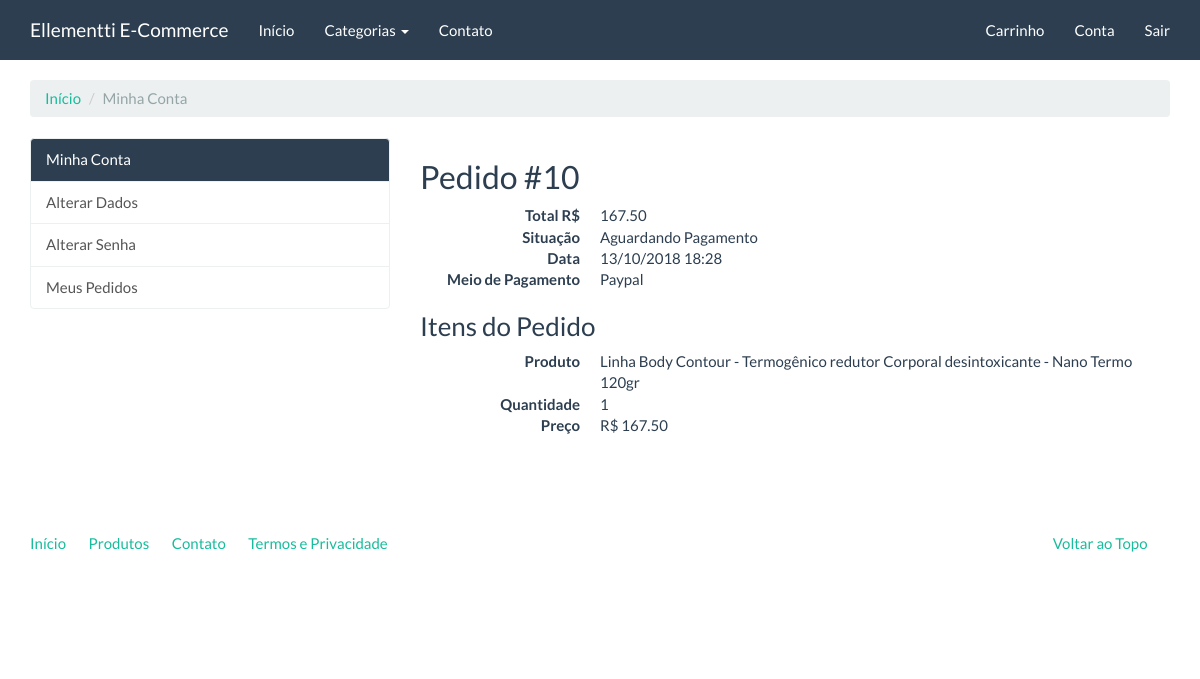
The app's page /compras/meus-pedidos/10/ (signed in), older data.
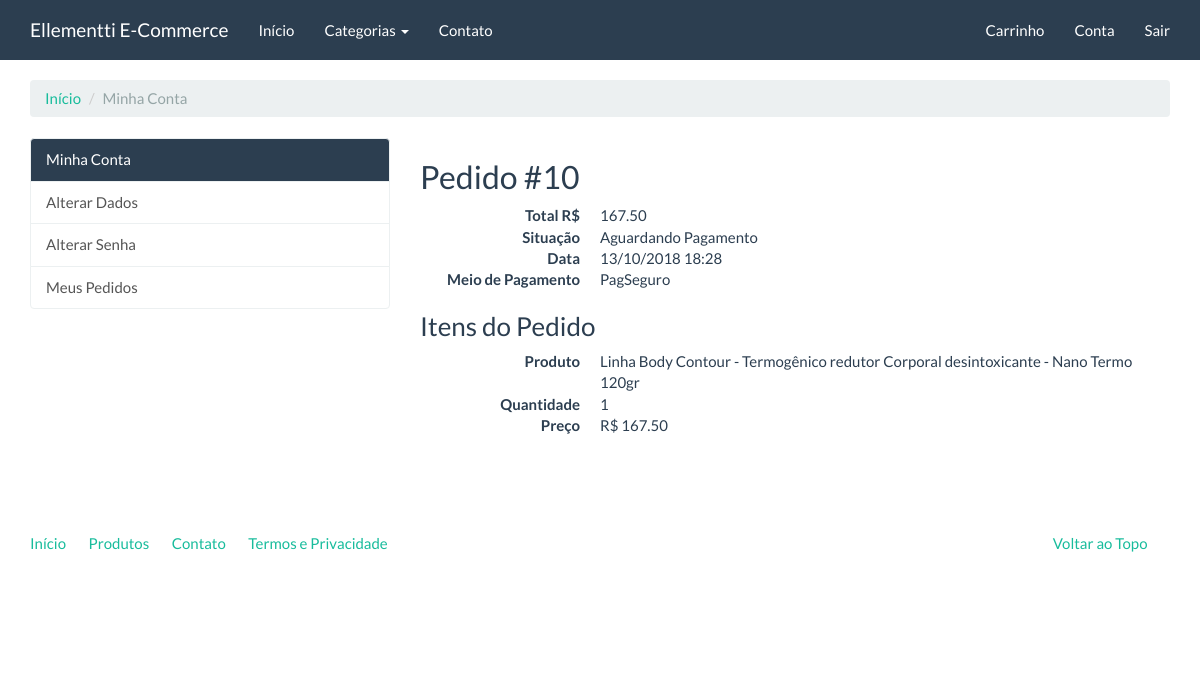
The same page, newer data.
### checkout/models.py (models this page shows, shortened)
class Order(models.Model):
    STATUS_CHOICES = (
        (0, 'Aguardando Pagamento'),
        (1, 'Concluída'),
        (2, 'Cancelada'),
    )
    PAYMENT_OPTION_CHOICES = (
        ('deposit', 'Depósito'),
        ('pagseguro', 'PagSeguro'),
        ('paypal', 'Paypal'),
    )
    user = models.ForeignKey(settings.AUTH_USER_MODEL, verbose_name='Usuário')
    status = models.IntegerField(
        'Situação', choices=STATUS_CHOICES, default=0, blank=True
    )
    payment_option = models.CharField(
        'Opção de Pagamento', choices=PAYMENT_OPTION_CHOICES, max_length=20,
        default='deposit'
    )
    created = models.DateTimeField('Criado em', auto_now_add=True)
    modified = models.DateTimeField('Modificado em', auto_now=True)
    objects = OrderManager()
    class Meta:
        verbose_name = 'Pedido'
        verbose_name_plural = 'Pedidos'
    def total(self):
        aggregate_queryset = self.items.aggregate(
            total=models.Sum(
                models.F('price') * models.F('quantity'),
                output_field=models.DecimalField()
            )
        )
        return aggregate_queryset['total']
    def pagseguro(self):
        self.payment_option = 'pagseguro'
        self.save()
        pg = PagSeguro(
            email=settings.PAGSEGURO_EMAIL, token=settings.PAGSEGURO_TOKEN,
            config={'sandbox': settings.PAGSEGURO_SANDBOX}
        )
        pg.sender = {
            'email': self.user.email
        }
        pg.reference_prefix = ''
        pg.shipping = None
        pg.reference = self.pk
        for item in self.items.all():
            pg.items.append(
                {
                    'id': item.product.pk,
                    'description': item.product.name,
                    'quantity': item.quantity,
                    'amount': '%.2f' % item.price
                }
            )
        return pg
    def paypal(self):
        self.payment_option = 'paypal'
        self.save()
        paypal_dict = {
            'upload': '1',
            'business': settings.PAYPAL_EMAIL,
            'invoice': self.pk,
            'cmd': '_cart',
            'currency_code': 'BRL',
            'charset': 'utf-8',
        }
        index = 1
        for item in self.items.all():
            paypal_dict['amount_{}'.format(index)] = '%.2f' % item.price
            paypal_dict['item_name_{}'.format(index)] = item.product.name
            paypal_dict['quantity_{}'.format(index)] = item.quantity
            index = index + 1
        return paypal_dict

class OrderItem(models.Model):
    order = models.ForeignKey(Order, verbose_name='Pedido', related_name='items')
    product = models.ForeignKey('catalog.Product', verbose_name='Produto')
    quantity = models.PositiveIntegerField('Quantidade', default=1)
    price = models.DecimalField('Preço', decimal_places=2, max_digits=8)
    class Meta:
        verbose_name = 'Item do pedido'
        verbose_name_plural = 'Itens dos pedidos'

### catalog/models.py (models this page shows, shortened)
class Product(models.Model):
    name = models.CharField('Nome', max_length=100)
    slug = models.SlugField('Identificador', max_length=100)
    category = models.ForeignKey('catalog.Category', verbose_name='Categoria', on_delete=models.CASCADE)
    description = models.TextField('Descrição', blank=True)
    price = models.DecimalField('Preço', decimal_places=2, max_digits=8)
    created = models.DateTimeField('Criado em', auto_now_add=True)
    modified = models.DateTimeField('Modificado em', auto_now=True)
    class Meta:
        verbose_name = 'Produto'
        verbose_name_plural = 'Produtos'
        ordering = ['name']
    def __str__(self):
        return self.name

### checkout/views.py (the view)
class OrderDetailView(LoginRequiredMixin, DetailView):
    template_name = 'checkout/order_detail.html'
    def get_queryset(self):
        return Order.objects.filter(user=self.request.user)

### catalog/context_processors.py (called while the page is built)
def categories(request):
    return {
        'categories': Category.objects.all()
    }

### catalog/models.py (called while the page is built)
    def __str__(self):
        return self.name

    def get_absolute_url(self):
        return reverse('catalog:category', kwargs={'slug': self.slug})

### checkout/templates/checkout/order_detail.html (shortened to what this page needs)
{% extends "accounts/index.html" %}
{% block accounts_container %}
<h2>Pedido #{{ order.pk }}</h2>
<dl class="dl-horizontal">
    <dt>Total R$</dt>
    <dd>{{ object.total|floatformat:"2" }}</dd>
    <dt>Situação</dt>
    <dd>{{ object.get_status_display }}</dd>
    <dt>Data</dt>
    <dd>{{ object.created|date:"d/m/Y H:i" }}</dd>
    <dt>Meio de Pagamento</dt>
    <dd>{{ object.get_payment_option_display }}</dd>
</dl>
<h3>Itens do Pedido</h3>
{% for item in object.items.all %}
    <dl class="dl-horizontal">
        <dt>Produto</dt>
        <dd>{{ item.product }}</dd>
        <dt>Quantidade</dt>
        <dd>{{ item.quantity }}</dd>
        <dt>Preço</dt>
        <dd>R$ {{ item.price|floatformat:"2" }}</dd>
    </dl>
{% endfor %}
{% endblock %}

### accounts/templates/accounts/index.html (shortened to what this page needs)
{% extends "base.html" %}
{% block container %}
<ol class="breadcrumb">
  <li><a href="{% url 'accounts:index' %}">Início</a></li>
  <li class="active">Minha Conta</li>
</ol>
<div class="row">
    <div class="col-md-4">
        <div class="list-group">
          <a href="{% url 'accounts:index' %}" class="list-group-item active">Minha Conta</a>
          <a href="{% url 'accounts:update_user' %}" class="list-group-item">Alterar Dados</a>
          <a href="{% url 'accounts:update_password' %}" class="list-group-item">Alterar Senha</a>
          <a href="{% url 'checkout:order_list' %}" class="list-group-item">Meus Pedidos</a>
        </div>
    </div>
    <div class="col-md-8">
        {% block accounts_container %}{% endblock %}
    </div>
</div>
{% endblock %}

### core/templates/base.html (shortened to what this page needs)
<!DOCTYPE html>
{% load static %}
<html lang="en">
<head>
	<link rel="stylesheet" href="{% static 'assets/bootstrap.min.css' %}" media="screen" />
	<link rel="stylesheet" href="{% static 'assets/custom.min.css' %}" media="screen" />
	<link rel="stylesheet" href="{% static 'assets/extra.css' %}" media="screen" />
</head>
<body>
    <div class="navbar navbar-default navbar-fixed-top">
      <div class="container">
        <div class="navbar-header">
          <a href="" class="navbar-brand">Ellementti E-Commerce</a>
        </div>
        <div class="navbar-collapse collapse" id="navbar-main">
          <ul class="nav navbar-nav">
            <li>
              <a href="{% url 'index' %}">Início</a>
            </li>
            <li class="dropdown">
              <a class="dropdown-toggle" data-toggle="dropdown" href="{% url 'catalog:product_list' %}" id="download">Categorias <span class="caret"></span></a>
            </li>
							<li>
								<a href="{% url 'contact' %}">Contato</a>
							</li>
          </ul>
					<ul class="nav navbar-nav navbar-right">
			  				<li><a href="{% url 'checkout:cart_item' %}">Carrinho</a></li>
							{% if user.is_authenticated %}
							<li><a href="{% url 'accounts:index' %}">Conta</a></li>
							<li><a href="{% url 'logout' %}">Sair</a></li>
							{% else %}
							<li><a href="{% url 'login' %}">Entrar</a></li>
							<li><a href="{% url 'accounts:register' %}">Registro</a></li>
							{% endif %}
          </ul>
        </div>
      </div>
    </div>
    <div class="container margin-top">
				{% block container %}{% endblock%}
		<footer>
			<div class="row">
			  <div class="col-lg-12">
			    <ul class="list-unstyled">
			      <li class="pull-right"><a href="#top">Voltar ao Topo</a></li>
			      <li><a href="{% url 'index' %}">Início</a></li>
			      <li><a href="{% url 'catalog:product_list' %}">Produtos</a></li>
			      <li><a href="{% url 'contact' %}">Contato</a></li>
			      <li><a href="">Termos e Privacidade</a></li>
			    </ul>
			  </div>
			</div>
		</footer>
	</div>
</body>
</html>

### core/static/assets/extra.css (style rules this page uses)
.margin-top { margin-top: 2em; }

Row changes from the older to the newer data that the page shows:
changed Order "Aguardando Pagamento": payment_option "Paypal" → "PagSeguro"
